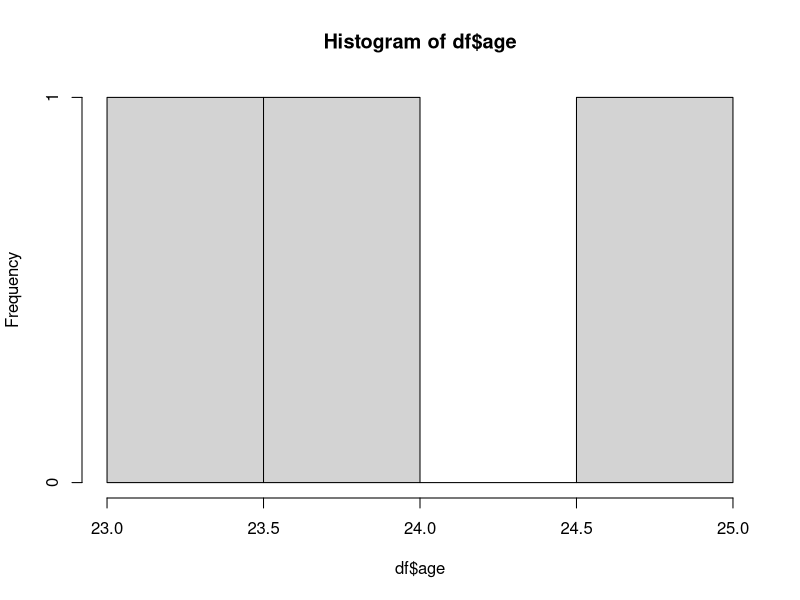
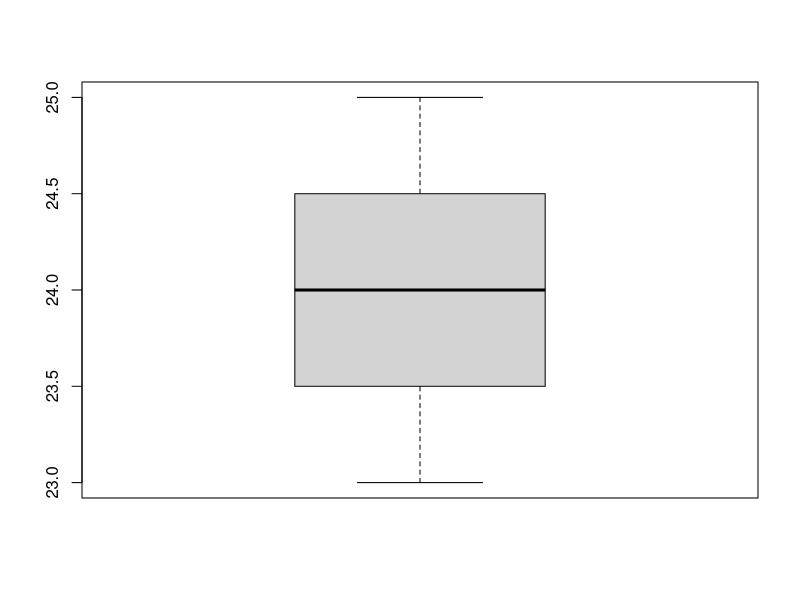

The R source for these figures, in order:
names<-c("Bhanu","Sai","Uma")
age<-c(23,24,25)
marks<-c(88,78,25)
df<-data.frame(names,age,marks)
hist(df$age)
boxplot(df$age)
